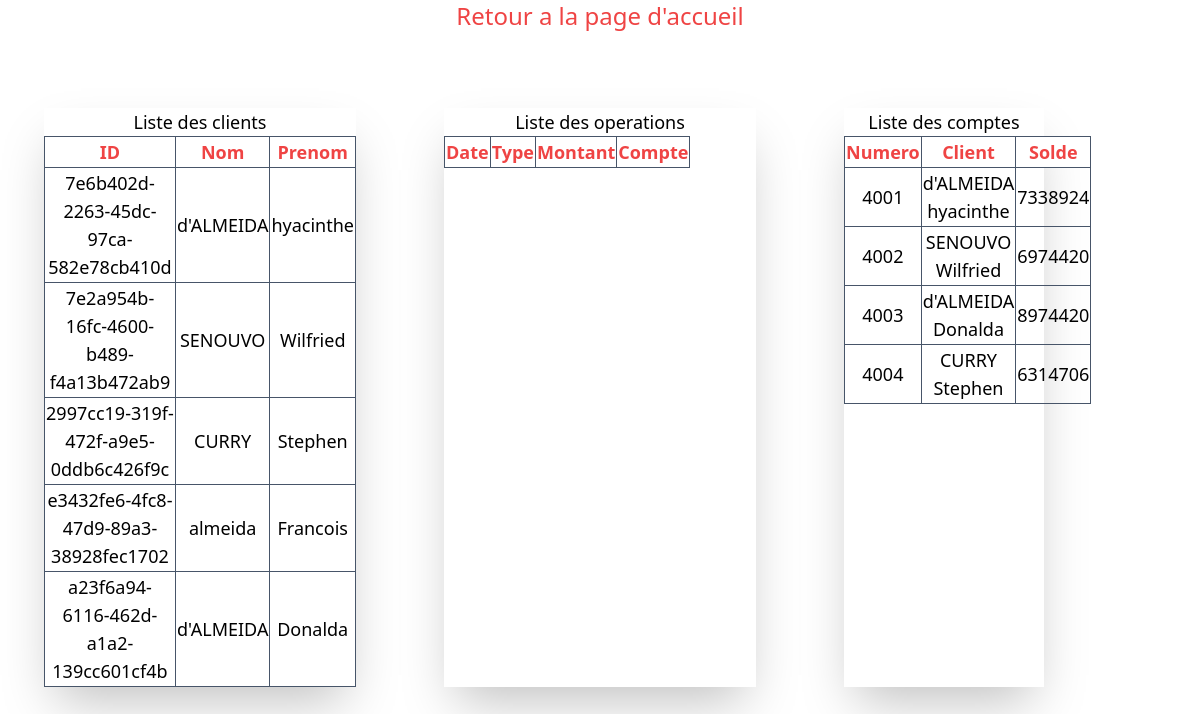
The page /liste/ on the database its author committed.
### compte/models.py (models this page shows, shortened)
class Client(models.Model):
    idClient = models.UUIDField(primary_key=True, default=uuid.uuid4, editable=False)
    nom = models.CharField(max_length=30)
    prenom = models.CharField(max_length=30)
    def __str__(self):
        return f"{self.nom} {self.prenom}"

class Compte(models.Model):
    id =  models.UUIDField(primary_key=True, default=uuid.uuid4, editable=False)
    numero = models.IntegerField()
    client = models.ForeignKey("Client", on_delete=models.CASCADE)
    solde = models.IntegerField(default=0)

### compte/views.py (the view)
# urls.py: path('liste/', liste, name="liste")
def liste(request):
    clients = Client.objects.all()
    operations = Operation.objects.all()
    comptes = Compte.objects.all()
    return render(request, 'compte/liste.html', {"clients": clients, "operations": operations, "comptes": comptes})

### theme/templates/compte/liste.html (shortened to what this page needs)
{% load static tailwind_tags %}
<!DOCTYPE html>
<html>
  <head>
    {% tailwind_css %}
  </head>
  <body>
    <h1 class="text-center text-bold text-2xl hover:text-red-500"><a href={% url 'base' %}> Retour a la page d'accueil</a></h1>
    <div class="grid grid-cols-1 md:grid md:grid-cols-3">
        <div class="shadow-2xl text-center text-bold text-lg  m-11  translate-y-8">
            <caption class="text-xl text-bold text-slate-400">Liste des clients</caption>
            <table>
                <thead class="bg-white text-center text-red-500">
                    <tr>
                        <th class="border border-slate-600">ID</th>
                        <th class="border border-slate-600">Nom</th>
                        <th class="border border-slate-600">Prenom</th>
                    </tr>
                </thead>
                <tbody>
                    {% for client in clients %}
                        <tr>
                            <td class="border border-slate-600">{{ client.idClient }}</td>
                            <td class="border border-slate-600">{{ client.nom }}</td>
                            <td class="border border-slate-600">{{ client.prenom }}</td>
                        </tr>
                    {% endfor %}
                </tbody>
            </table>
        </div>
        <div class="shadow-2xl text-center text-bold text-lg  m-11  translate-y-8">
            <caption class="text-xl text-bold text-slate-400">Liste des operations</caption>
            <table>
                <thead class="bg-white text-center text-red-500">
                    <th class="border border-slate-600">Date</th>
                    <th class="border border-slate-600">Type</th>
                    <th class="border border-slate-600">Montant</th>
                    <th class="border border-slate-600">Compte</th>
                </thead>
            </table>
        </div>
        <div class="shadow-2xl text-center text-bold text-lg  m-11  md:w-1/2 translate-y-8">
            <caption class="text-xl text-bold text-slate-400">Liste des comptes</caption>
            <table>
                <thead  class="bg-white text-center text-red-500">
                    <th class="border border-slate-600">Numero</th>
                    <th class="border border-slate-600">Client</th>
                    <th class="border border-slate-600">Solde</th>
                </thead>
                <tbody>
                    {% for compte in comptes %}
                        <tr>
                            <td class="border border-slate-600">{{ compte.numero }}</td>
                            <td class="border border-slate-600">{{ compte.client }}</td>
                            <td class="border border-slate-600">{{ compte.solde }}</td>
                        </tr>
                    {% endfor %}
                </tbody>
            </table>
        </div>
    </div>
  </body>
</html>

### rows shown on the page
Client: idClient "7e6b402d-2263-45dc-97ca-582e78cb410d", nom "d'ALMEIDA", prenom "hyacinthe"
Client: idClient "7e2a954b-16fc-4600-b489-f4a13b472ab9", nom "SENOUVO", prenom "Wilfried"
Client: idClient "2997cc19-319f-472f-a9e5-0ddb6c426f9c", nom "CURRY", prenom "Stephen"
Client: idClient "e3432fe6-4fc8-47d9-89a3-38928fec1702", nom "almeida", prenom "Francois"
Client: idClient "a23f6a94-6116-462d-a1a2-139cc601cf4b", nom "d'ALMEIDA", prenom "Donalda"
Compte: numero "4001", client "d'ALMEIDA hyacinthe", solde "7338924"
Compte: numero "4002", client "SENOUVO Wilfried", solde "6974420"
Compte: numero "4003", client "d'ALMEIDA Donalda", solde "8974420"
Compte: numero "4004", client "CURRY Stephen", solde "6314706"
